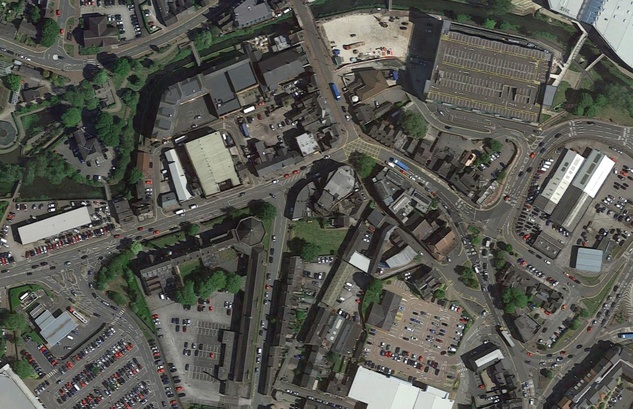
#> input picture COMP61342 Computer Vision/Practical Assignment/python_snippets/snippet_14/stafford01.jpg, 633 x 409 px, shrunk from 1329 x 859 before the run
$ python snippet_14.py
#> lines starting #> are read from the running program, lines starting #| are printed output that depends on the picture
# snippet_14.py
# -----------------------

"""
Python Code Snippets
Terence Morley, Department of Computer Science,
    The University of Manchester, Nov 2020

Purpose: Stitch images together.
"""

import cv2
import sys
import numpy as np


im1 = cv2.imread('stafford01.jpg')
#> im1 is the input picture: shape (409, 633, 3); mean B, G, R 81.8, 88.1, 88
im2 = cv2.imread('stafford02.jpg')
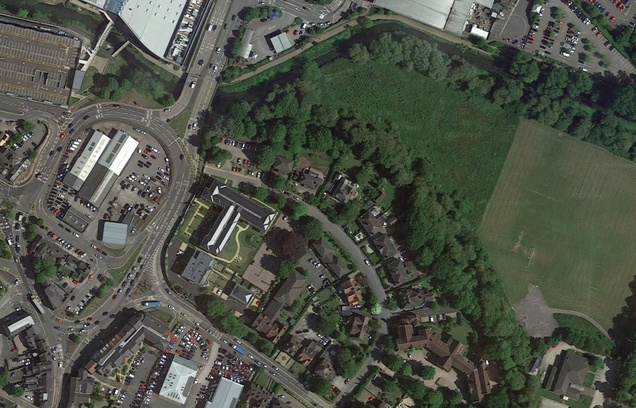
#> input picture COMP61342 Computer Vision/Practical Assignment/python_snippets/snippet_14/stafford02.jpg, 636 x 408 px, shrunk from 1337 x 858 before the run
#> im2 is the input picture: shape (408, 636, 3); mean B, G, R 71.3, 82.3, 77.8

# Add the images into an array
images = []
images.append(im1)
images.append(im2)

# Stitch the images
stitcher = cv2.Stitcher_create(cv2.STITCHER_SCANS)
(status, stitched) = stitcher.stitch(images)
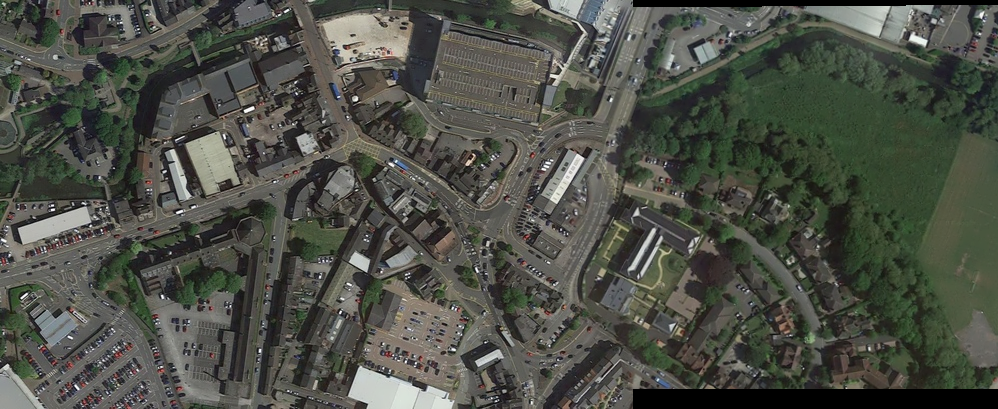
#> stitched: shape (409, 998, 3); mean of channels 0, 1, 2 71.1, 79.6, 77.1; drawn as B, G, R
#> status = 0

# Save result
filename = 'stitched.png'
print('Writing output file to ' + filename)
cv2.imwrite(filename, stitched)
